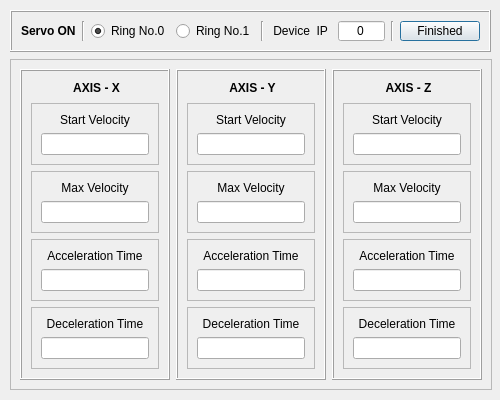
<?xml version="1.0" encoding="UTF-8"?>
<ui version="4.0">
 <class>Argument_Dialog</class>
 <widget class="QDialog" name="Argument_Dialog">
  <property name="geometry">
   <rect>
    <x>0</x>
    <y>0</y>
    <width>500</width>
    <height>400</height>
   </rect>
  </property>
  <property name="minimumSize">
   <size>
    <width>500</width>
    <height>400</height>
   </size>
  </property>
  <property name="maximumSize">
   <size>
    <width>500</width>
    <height>400</height>
   </size>
  </property>
  <property name="focusPolicy">
   <enum>Qt::NoFocus</enum>
  </property>
  <property name="windowTitle">
   <string>Set Argument</string>
  </property>
  <property name="layoutDirection">
   <enum>Qt::LeftToRight</enum>
  </property>
  <widget class="QFrame" name="frame">
   <property name="geometry">
    <rect>
     <x>10</x>
     <y>10</y>
     <width>481</width>
     <height>42</height>
    </rect>
   </property>
   <property name="frameShape">
    <enum>QFrame::Box</enum>
   </property>
   <property name="frameShadow">
    <enum>QFrame::Raised</enum>
   </property>
   <layout class="QHBoxLayout" name="horizontalLayout">
    <item>
     <widget class="QLabel" name="Servo">
      <property name="font">
       <font>
        <weight>75</weight>
        <bold>true</bold>
       </font>
      </property>
      <property name="text">
       <string>Servo ON</string>
      </property>
     </widget>
    </item>
    <item>
     <spacer name="horizontalSpacer_4">
      <property name="orientation">
       <enum>Qt::Horizontal</enum>
      </property>
      <property name="sizeHint" stdset="0">
       <size>
        <width>40</width>
        <height>20</height>
       </size>
      </property>
     </spacer>
    </item>
    <item>
     <widget class="Line" name="line_2">
      <property name="orientation">
       <enum>Qt::Vertical</enum>
      </property>
     </widget>
    </item>
    <item>
     <widget class="QRadioButton" name="RingNo_0">
      <property name="tabletTracking">
       <bool>false</bool>
      </property>
      <property name="text">
       <string>Ring No.0</string>
      </property>
      <property name="checkable">
       <bool>true</bool>
      </property>
      <property name="checked">
       <bool>true</bool>
      </property>
     </widget>
    </item>
    <item>
     <widget class="QRadioButton" name="RingNo_1">
      <property name="text">
       <string>Ring No.1</string>
      </property>
      <property name="checkable">
       <bool>false</bool>
      </property>
     </widget>
    </item>
    <item>
     <widget class="Line" name="line">
      <property name="orientation">
       <enum>Qt::Vertical</enum>
      </property>
     </widget>
    </item>
    <item>
     <spacer name="horizontalSpacer">
      <property name="orientation">
       <enum>Qt::Horizontal</enum>
      </property>
      <property name="sizeHint" stdset="0">
       <size>
        <width>40</width>
        <height>20</height>
       </size>
      </property>
     </spacer>
    </item>
    <item>
     <widget class="QLabel" name="label">
      <property name="text">
       <string> Device  IP </string>
      </property>
     </widget>
    </item>
    <item>
     <spacer name="horizontalSpacer_2">
      <property name="orientation">
       <enum>Qt::Horizontal</enum>
      </property>
      <property name="sizeHint" stdset="0">
       <size>
        <width>40</width>
        <height>20</height>
       </size>
      </property>
     </spacer>
    </item>
    <item>
     <widget class="QLineEdit" name="Device_IP">
      <property name="inputMask">
       <string>0</string>
      </property>
      <property name="text">
       <string>0</string>
      </property>
      <property name="alignment">
       <set>Qt::AlignCenter</set>
      </property>
      <property name="readOnly">
       <bool>true</bool>
      </property>
     </widget>
    </item>
    <item>
     <widget class="Line" name="line_3">
      <property name="orientation">
       <enum>Qt::Vertical</enum>
      </property>
     </widget>
    </item>
    <item>
     <spacer name="horizontalSpacer_3">
      <property name="orientation">
       <enum>Qt::Horizontal</enum>
      </property>
      <property name="sizeHint" stdset="0">
       <size>
        <width>40</width>
        <height>20</height>
       </size>
      </property>
     </spacer>
    </item>
    <item>
     <widget class="QPushButton" name="Finished">
      <property name="text">
       <string>Finished</string>
      </property>
     </widget>
    </item>
   </layout>
  </widget>
  <widget class="QFrame" name="frame_2">
   <property name="geometry">
    <rect>
     <x>10</x>
     <y>59</y>
     <width>482</width>
     <height>331</height>
    </rect>
   </property>
   <property name="frameShape">
    <enum>QFrame::StyledPanel</enum>
   </property>
   <property name="frameShadow">
    <enum>QFrame::Raised</enum>
   </property>
   <layout class="QHBoxLayout" name="horizontalLayout_2">
    <item>
     <widget class="QFrame" name="frame_3">
      <property name="frameShape">
       <enum>QFrame::Box</enum>
      </property>
      <property name="frameShadow">
       <enum>QFrame::Raised</enum>
      </property>
      <layout class="QVBoxLayout" name="verticalLayout_3">
       <item>
        <widget class="QWidget" name="widget" native="true">
         <widget class="QLabel" name="label_2">
          <property name="geometry">
           <rect>
            <x>40</x>
            <y>0</y>
            <width>51</width>
            <height>16</height>
           </rect>
          </property>
          <property name="font">
           <font>
            <weight>75</weight>
            <bold>true</bold>
           </font>
          </property>
          <property name="text">
           <string>AXIS - X</string>
          </property>
          <property name="alignment">
           <set>Qt::AlignCenter</set>
          </property>
         </widget>
        </widget>
       </item>
       <item>
        <widget class="QFrame" name="frame_6">
         <property name="frameShape">
          <enum>QFrame::StyledPanel</enum>
         </property>
         <property name="frameShadow">
          <enum>QFrame::Raised</enum>
         </property>
         <layout class="QVBoxLayout" name="verticalLayout_4">
          <item>
           <widget class="QLabel" name="label_6">
            <property name="text">
             <string>Start Velocity</string>
            </property>
            <property name="alignment">
             <set>Qt::AlignCenter</set>
            </property>
           </widget>
          </item>
          <item>
           <widget class="QLineEdit" name="X_StartSpeed">
            <property name="inputMask">
             <string/>
            </property>
            <property name="alignment">
             <set>Qt::AlignCenter</set>
            </property>
            <property name="readOnly">
             <bool>false</bool>
            </property>
           </widget>
          </item>
         </layout>
        </widget>
       </item>
       <item>
        <widget class="QFrame" name="frame_7">
         <property name="frameShape">
          <enum>QFrame::StyledPanel</enum>
         </property>
         <property name="frameShadow">
          <enum>QFrame::Raised</enum>
         </property>
         <layout class="QVBoxLayout" name="verticalLayout_5">
          <item>
           <widget class="QLabel" name="label_7">
            <property name="text">
             <string>Max Velocity</string>
            </property>
            <property name="alignment">
             <set>Qt::AlignCenter</set>
            </property>
           </widget>
          </item>
          <item>
           <widget class="QLineEdit" name="X_MaxSpeed">
            <property name="alignment">
             <set>Qt::AlignCenter</set>
            </property>
            <property name="readOnly">
             <bool>false</bool>
            </property>
           </widget>
          </item>
         </layout>
        </widget>
       </item>
       <item>
        <widget class="QFrame" name="frame_10">
         <property name="frameShape">
          <enum>QFrame::StyledPanel</enum>
         </property>
         <property name="frameShadow">
          <enum>QFrame::Raised</enum>
         </property>
         <layout class="QVBoxLayout" name="verticalLayout_6">
          <item>
           <widget class="QLabel" name="X_">
            <property name="text">
             <string>Acceleration Time</string>
            </property>
            <property name="alignment">
             <set>Qt::AlignCenter</set>
            </property>
           </widget>
          </item>
          <item>
           <widget class="QLineEdit" name="X_Acceleration">
            <property name="alignment">
             <set>Qt::AlignCenter</set>
            </property>
            <property name="readOnly">
             <bool>false</bool>
            </property>
           </widget>
          </item>
         </layout>
        </widget>
       </item>
       <item>
        <widget class="QFrame" name="frame_28">
         <property name="frameShape">
          <enum>QFrame::StyledPanel</enum>
         </property>
         <property name="frameShadow">
          <enum>QFrame::Raised</enum>
         </property>
         <layout class="QVBoxLayout" name="verticalLayout_27">
          <item>
           <widget class="QLabel" name="label_26">
            <property name="text">
             <string>Deceleration Time</string>
            </property>
            <property name="alignment">
             <set>Qt::AlignCenter</set>
            </property>
           </widget>
          </item>
          <item>
           <widget class="QLineEdit" name="X_Deceleration">
            <property name="alignment">
             <set>Qt::AlignCenter</set>
            </property>
            <property name="readOnly">
             <bool>false</bool>
            </property>
           </widget>
          </item>
         </layout>
        </widget>
       </item>
      </layout>
     </widget>
    </item>
    <item>
     <widget class="QFrame" name="frame_4">
      <property name="frameShape">
       <enum>QFrame::Box</enum>
      </property>
      <property name="frameShadow">
       <enum>QFrame::Raised</enum>
      </property>
      <layout class="QVBoxLayout" name="verticalLayout_7">
       <item>
        <widget class="QWidget" name="widget_3" native="true">
         <widget class="QLabel" name="label_4">
          <property name="geometry">
           <rect>
            <x>40</x>
            <y>0</y>
            <width>51</width>
            <height>16</height>
           </rect>
          </property>
          <property name="font">
           <font>
            <weight>75</weight>
            <bold>true</bold>
           </font>
          </property>
          <property name="text">
           <string>AXIS - Y</string>
          </property>
          <property name="alignment">
           <set>Qt::AlignCenter</set>
          </property>
         </widget>
        </widget>
       </item>
       <item>
        <widget class="QFrame" name="frame_11">
         <property name="frameShape">
          <enum>QFrame::StyledPanel</enum>
         </property>
         <property name="frameShadow">
          <enum>QFrame::Raised</enum>
         </property>
         <layout class="QVBoxLayout" name="verticalLayout_8">
          <item>
           <widget class="QLabel" name="label_9">
            <property name="text">
             <string>Start Velocity</string>
            </property>
            <property name="alignment">
             <set>Qt::AlignCenter</set>
            </property>
           </widget>
          </item>
          <item>
           <widget class="QLineEdit" name="Y_StartSpeed">
            <property name="alignment">
             <set>Qt::AlignCenter</set>
            </property>
            <property name="readOnly">
             <bool>false</bool>
            </property>
           </widget>
          </item>
         </layout>
        </widget>
       </item>
       <item>
        <widget class="QFrame" name="frame_12">
         <property name="frameShape">
          <enum>QFrame::StyledPanel</enum>
         </property>
         <property name="frameShadow">
          <enum>QFrame::Raised</enum>
         </property>
         <layout class="QVBoxLayout" name="verticalLayout_9">
          <item>
           <widget class="QLabel" name="label_10">
            <property name="text">
             <string>Max Velocity</string>
            </property>
            <property name="alignment">
             <set>Qt::AlignCenter</set>
            </property>
           </widget>
          </item>
          <item>
           <widget class="QLineEdit" name="Y_MaxSpeed">
            <property name="alignment">
             <set>Qt::AlignCenter</set>
            </property>
            <property name="readOnly">
             <bool>false</bool>
            </property>
           </widget>
          </item>
         </layout>
        </widget>
       </item>
       <item>
        <widget class="QFrame" name="frame_13">
         <property name="frameShape">
          <enum>QFrame::StyledPanel</enum>
         </property>
         <property name="frameShadow">
          <enum>QFrame::Raised</enum>
         </property>
         <layout class="QVBoxLayout" name="verticalLayout_10">
          <item>
           <widget class="QLabel" name="label_11">
            <property name="text">
             <string>Acceleration Time</string>
            </property>
            <property name="alignment">
             <set>Qt::AlignCenter</set>
            </property>
           </widget>
          </item>
          <item>
           <widget class="QLineEdit" name="Y_Acceleration">
            <property name="alignment">
             <set>Qt::AlignCenter</set>
            </property>
            <property name="readOnly">
             <bool>false</bool>
            </property>
           </widget>
          </item>
         </layout>
        </widget>
       </item>
       <item>
        <widget class="QFrame" name="frame_29">
         <property name="frameShape">
          <enum>QFrame::StyledPanel</enum>
         </property>
         <property name="frameShadow">
          <enum>QFrame::Raised</enum>
         </property>
         <layout class="QVBoxLayout" name="verticalLayout_29">
          <item>
           <widget class="QLabel" name="label_28">
            <property name="text">
             <string>Deceleration Time</string>
            </property>
            <property name="alignment">
             <set>Qt::AlignCenter</set>
            </property>
           </widget>
          </item>
          <item>
           <widget class="QLineEdit" name="Y_Deceleration">
            <property name="alignment">
             <set>Qt::AlignCenter</set>
            </property>
            <property name="readOnly">
             <bool>false</bool>
            </property>
           </widget>
          </item>
         </layout>
        </widget>
       </item>
      </layout>
     </widget>
    </item>
    <item>
     <widget class="QFrame" name="frame_5">
      <property name="frameShape">
       <enum>QFrame::Box</enum>
      </property>
      <property name="frameShadow">
       <enum>QFrame::Raised</enum>
      </property>
      <layout class="QVBoxLayout" name="verticalLayout_11">
       <item>
        <widget class="QWidget" name="widget_4" native="true">
         <widget class="QLabel" name="label_5">
          <property name="geometry">
           <rect>
            <x>40</x>
            <y>0</y>
            <width>51</width>
            <height>16</height>
           </rect>
          </property>
          <property name="font">
           <font>
            <weight>75</weight>
            <bold>true</bold>
           </font>
          </property>
          <property name="text">
           <string>AXIS - Z</string>
          </property>
          <property name="alignment">
           <set>Qt::AlignCenter</set>
          </property>
         </widget>
        </widget>
       </item>
       <item>
        <widget class="QFrame" name="frame_14">
         <property name="frameShape">
          <enum>QFrame::StyledPanel</enum>
         </property>
         <property name="frameShadow">
          <enum>QFrame::Raised</enum>
         </property>
         <layout class="QVBoxLayout" name="verticalLayout_12">
          <item>
           <widget class="QLabel" name="label_12">
            <property name="text">
             <string>Start Velocity</string>
            </property>
            <property name="alignment">
             <set>Qt::AlignCenter</set>
            </property>
           </widget>
          </item>
          <item>
           <widget class="QLineEdit" name="Z_StartSpeed">
            <property name="alignment">
             <set>Qt::AlignCenter</set>
            </property>
            <property name="readOnly">
             <bool>false</bool>
            </property>
           </widget>
          </item>
         </layout>
        </widget>
       </item>
       <item>
        <widget class="QFrame" name="frame_15">
         <property name="frameShape">
          <enum>QFrame::StyledPanel</enum>
         </property>
         <property name="frameShadow">
          <enum>QFrame::Raised</enum>
         </property>
         <layout class="QVBoxLayout" name="verticalLayout_13">
          <item>
           <widget class="QLabel" name="label_13">
            <property name="text">
             <string>Max Velocity</string>
            </property>
            <property name="alignment">
             <set>Qt::AlignCenter</set>
            </property>
           </widget>
          </item>
          <item>
           <widget class="QLineEdit" name="Z_MaxSpeed">
            <property name="alignment">
             <set>Qt::AlignCenter</set>
            </property>
            <property name="readOnly">
             <bool>false</bool>
            </property>
           </widget>
          </item>
         </layout>
        </widget>
       </item>
       <item>
        <widget class="QFrame" name="frame_16">
         <property name="frameShape">
          <enum>QFrame::StyledPanel</enum>
         </property>
         <property name="frameShadow">
          <enum>QFrame::Raised</enum>
         </property>
         <layout class="QVBoxLayout" name="verticalLayout_14">
          <item>
           <widget class="QLabel" name="label_14">
            <property name="text">
             <string>Acceleration Time</string>
            </property>
            <property name="alignment">
             <set>Qt::AlignCenter</set>
            </property>
           </widget>
          </item>
          <item>
           <widget class="QLineEdit" name="Z_Acceleration">
            <property name="alignment">
             <set>Qt::AlignCenter</set>
            </property>
            <property name="readOnly">
             <bool>false</bool>
            </property>
           </widget>
          </item>
         </layout>
        </widget>
       </item>
       <item>
        <widget class="QFrame" name="frame_30">
         <property name="frameShape">
          <enum>QFrame::StyledPanel</enum>
         </property>
         <property name="frameShadow">
          <enum>QFrame::Raised</enum>
         </property>
         <layout class="QVBoxLayout" name="verticalLayout_30">
          <item>
           <widget class="QLabel" name="label_29">
            <property name="text">
             <string>Deceleration Time</string>
            </property>
            <property name="alignment">
             <set>Qt::AlignCenter</set>
            </property>
           </widget>
          </item>
          <item>
           <widget class="QLineEdit" name="Z_Deceleration">
            <property name="alignment">
             <set>Qt::AlignCenter</set>
            </property>
            <property name="readOnly">
             <bool>false</bool>
            </property>
           </widget>
          </item>
         </layout>
        </widget>
       </item>
      </layout>
     </widget>
    </item>
   </layout>
  </widget>
 </widget>
 <resources/>
 <connections/>
</ui>
